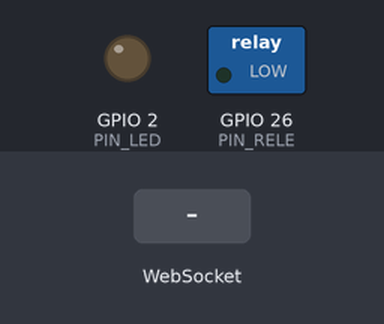
Recording of a sketch running on a simulated ESP32. On the bench: switched loads named in the sketch (green lamp = pin HIGH), output pins drawn as LEDs (lit = HIGH). Inputs (shaded band) come from the test bench. WiFi joins after 1.5 s; servers stay silent unless stated; not simulated (calls return 0 or success): secrets.h; what the sketch prints to the serial monitor is not drawn.

Above: at 3.7 s.
3.8 s: WebSocket text "open" received
At 4.2 s:
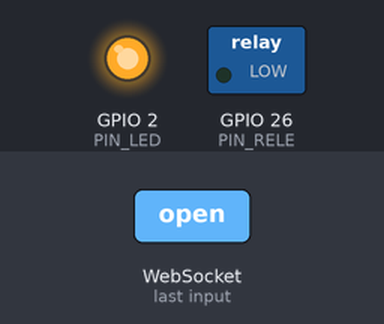
Timing chart, 0 to 6.8 s (numbered marks = the images above; inputs shaded):
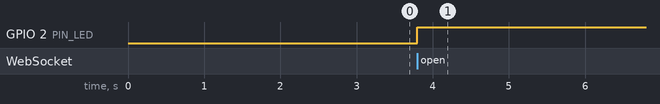

The sketch:

modulo_acceso.ino
```cpp
// Módulo de acceso — ESP32 + relé de cerradura magnética (piloto BoxeoMP).
// Mantiene un WebSocket saliente (TLS) contra la API y acciona el relé al recibir {"action":"open"}.
//
// Librerías necesarias (Gestor de librerías del IDE de Arduino):
//   - "WebSockets" de Markus Sattler (links2004) 2.7.2 o superior
//   - "ArduinoJson" 7.x
// Placa: ESP32 (core 3.x)
#include <WiFi.h>
#include <WebSocketsClient.h>
#include <ArduinoJson.h>
#include "secrets.h"            // WIFI_SSID, WIFI_PASS, DEVICE_TOKEN — NO subir a git

// ===================== CONFIGURACIÓN =====================
const char* WS_HOST = "boxeomp-repository-production.up.railway.app";
const uint16_t WS_PORT = 443;
const char* WS_PATH = "/device";   // el token NO va en la URL: viaja en el header Authorization

#define PIN_RELE            26
#define PIN_LED              2
#define RELE_ACTIVO       HIGH   // nivel que ABRE. Si tu módulo de relé es "active LOW", poné LOW
#define RELE_REPOSO       (RELE_ACTIVO == HIGH ? LOW : HIGH)
#define PULSO_MS           500
#define WIFI_TIMEOUT_MS  30000
// =========================================================

// Raíces de confianza de Let's Encrypt (ISRG) para validar el certificado de *.up.railway.app.
// Sin CA la librería hace setInsecure() y cualquiera en la red podría hacerse pasar por la API.
// Van 3 raíces para que siga validando cuando Let's Encrypt cambie la cadena intermedia.
// Huellas SHA-256 verificadas contra letsencrypt.org:
//   ISRG Root X1  96:BC:EC:06:26:49:76:F3:74:60:77:9A:CF:28:C5:A7:CF:E8:A3:C0:AA:E1:1A:8F:FC:EE:05:C0:BD:DF:08:C6 (2035)
//   ISRG Root X2  69:72:9B:8E:15:A8:6E:FC:17:7A:57:AF:B7:17:1D:FC:64:AD:D2:8C:2F:CA:8C:F1:50:7E:34:45:3C:CB:14:70 (2040)
//   ISRG Root YE  E1:4F:FC:AD:5B:00:25:73:10:06:CA:A4:3A:12:1A:22:D8:E9:70:0F:4F:B9:CF:85:2F:02:A7:08:AA:5D:56:66 (2045)
static const char ROOT_CA[] = R"EOF(
-----BEGIN CERTIFICATE-----
MIIFazCCA1OgAwIBAgIRAIIQz7DSQONZRGPgu2OCiwAwDQYJKoZIhvcNAQELBQAw
TzELMAkGA1UEBhMCVVMxKTAnBgNVBAoTIEludGVybmV0IFNlY3VyaXR5IFJlc2Vh
cmNoIEdyb3VwMRUwEwYDVQQDEwxJU1JHIFJvb3QgWDEwHhcNMTUwNjA0MTEwNDM4
WhcNMzUwNjA0MTEwNDM4WjBPMQswCQYDVQQGEwJVUzEpMCcGA1UEChMgSW50ZXJu
ZXQgU2VjdXJpdHkgUmVzZWFyY2ggR3JvdXAxFTATBgNVBAMTDElTUkcgUm9vdCBY
MTCCAiIwDQYJKoZIhvcNAQEBBQADggIPADCCAgoCggIBAK3oJHP0FDfzm54rVygc
h77ct984kIxuPOZXoHj3dcKi/vVqbvYATyjb3miGbESTtrFj/RQSa78f0uoxmyF+
0TM8ukj13Xnfs7j/EvEhmkvBioZxaUpmZmyPfjxwv60pIgbz5MDmgK7iS4+3mX6U
A5/TR5d8mUgjU+g4rk8Kb4Mu0UlXjIB0ttov0DiNewNwIRt18jA8+o+u3dpjq+sW
T8KOEUt+zwvo/7V3LvSye0rgTBIlDHCNAymg4VMk7BPZ7hm/ELNKjD+Jo2FR3qyH
B5T0Y3HsLuJvW5iB4YlcNHlsdu87kGJ55tukmi8mxdAQ4Q7e2RCOFvu396j3x+UC
B5iPNgiV5+I3lg02dZ77DnKxHZu8A/lJBdiB3QW0KtZB6awBdpUKD9jf1b0SHzUv
KBds0pjBqAlkd25HN7rOrFleaJ1/ctaJxQZBKT5ZPt0m9STJEadao0xAH0ahmbWn
OlFuhjuefXKnEgV4We0+UXgVCwOPjdAvBbI+e0ocS3MFEvzG6uBQE3xDk3SzynTn
jh8BCNAw1FtxNrQHusEwMFxIt4I7mKZ9YIqioymCzLq9gwQbooMDQaHWBfEbwrbw
qHyGO0aoSCqI3Haadr8faqU9GY/rOPNk3sgrDQoo//fb4hVC1CLQJ13hef4Y53CI
rU7m2Ys6xt0nUW7/vGT1M0NPAgMBAAGjQjBAMA4GA1UdDwEB/wQEAwIBBjAPBgNV
HRMBAf8EBTADAQH/MB0GA1UdDgQWBBR5tFnme7bl5AFzgAiIyBpY9umbbjANBgkq
hkiG9w0BAQsFAAOCAgEAVR9YqbyyqFDQDLHYGmkgJykIrGF1XIpu+ILlaS/V9lZL
ubhzEFnTIZd+50xx+7LSYK05qAvqFyFWhfFQDlnrzuBZ6brJFe+GnY+EgPbk6ZGQ
3BebYhtF8GaV0nxvwuo77x/Py9auJ/GpsMiu/X1+mvoiBOv/2X/qkSsisRcOj/KK
NFtY2PwByVS5uCbMiogziUwthDyC3+6WVwW6LLv3xLfHTjuCvjHIInNzktHCgKQ5
ORAzI4JMPJ+GslWYHb4phowim57iaztXOoJwTdwJx4nLCgdNbOhdjsnvzqvHu7Ur
TkXWStAmzOVyyghqpZXjFaH3pO3JLF+l+/+sKAIuvtd7u+Nxe5AW0wdeRlN8NwdC
jNPElpzVmbUq4JUagEiuTDkHzsxHpFKVK7q4+63SM1N95R1NbdWhscdCb+ZAJzVc
oyi3B43njTOQ5yOf+1CceWxG1bQVs5ZufpsMljq4Ui0/1lvh+wjChP4kqKOJ2qxq
4RgqsahDYVvTH9w7jXbyLeiNdd8XM2w9U/t7y0Ff/9yi0GE44Za4rF2LN9d11TPA
mRGunUHBcnWEvgJBQl9nJEiU0Zsnvgc/ubhPgXRR4Xq37Z0j4r7g1SgEEzwxA57d
emyPxgcYxn/eR44/KJ4EBs+lVDR3veyJm+kXQ99b21/+jh5Xos1AnX5iItreGCc=
-----END CERTIFICATE-----
-----BEGIN CERTIFICATE-----
MIICGzCCAaGgAwIBAgIQQdKd0XLq7qeAwSxs6S+HUjAKBggqhkjOPQQDAzBPMQsw
CQYDVQQGEwJVUzEpMCcGA1UEChMgSW50ZXJuZXQgU2VjdXJpdHkgUmVzZWFyY2gg
R3JvdXAxFTATBgNVBAMTDElTUkcgUm9vdCBYMjAeFw0yMDA5MDQwMDAwMDBaFw00
MDA5MTcxNjAwMDBaME8xCzAJBgNVBAYTAlVTMSkwJwYDVQQKEyBJbnRlcm5ldCBT
ZWN1cml0eSBSZXNlYXJjaCBHcm91cDEVMBMGA1UEAxMMSVNSRyBSb290IFgyMHYw
EAYHKoZIzj0CAQYFK4EEACIDYgAEzZvVn4CDCuwJSvMWSj5cz3es3mcFDR0HttwW
+1qLFNvicWDEukWVEYmO6gbf9yoWHKS5xcUy4APgHoIYOIvXRdgKam7mAHf7AlF9
ItgKbppbd9/w+kHsOdx1ymgHDB/qo0IwQDAOBgNVHQ8BAf8EBAMCAQYwDwYDVR0T
AQH/BAUwAwEB/zAdBgNVHQ4EFgQUfEKWrt5LSDv6kviejM9ti6lyN5UwCgYIKoZI
zj0EAwMDaAAwZQIwe3lORlCEwkSHRhtFcP9Ymd70/aTSVaYgLXTWNLxBo1BfASdW
tL4ndQavEi51mI38AjEAi/V3bNTIZargCyzuFJ0nN6T5U6VR5CmD1/iQMVtCnwr1
/q4AaOeMSQ+2b1tbFfLn
-----END CERTIFICATE-----
-----BEGIN CERTIFICATE-----
MIIB2TCCAWCgAwIBAgIRAKQCa6LvbHwg1AR+XmWmk4AwCgYIKoZIzj0EAwMwLjEL
MAkGA1UEBhMCVVMxDTALBgNVBAoTBElTUkcxEDAOBgNVBAMTB1Jvb3QgWUUwHhcN
MjUwOTAzMDAwMDAwWhcNNDUwOTAyMjM1OTU5WjAuMQswCQYDVQQGEwJVUzENMAsG
A1UEChMESVNSRzEQMA4GA1UEAxMHUm9vdCBZRTB2MBAGByqGSM49AgEGBSuBBAAi
A2IABDwS/6vhrcVqcbBo+wgdI3fwn9x7DNJJOY/lTOti0vkwuRN87RhEhTH17E7X
yFjWsPYhIPt/wzOqxTd2b+4ZJNy9ID04YywF9U5zasDVyGSNErVNtz8uSGh5izW8
7j77GaNCMEAwDgYDVR0PAQH/BAQDAgEGMA8GA1UdEwEB/wQFMAMBAf8wHQYDVR0O
BBYEFKPIJlqOoUzQNWP8myPIOq5W809WMAoGCCqGSM49BAMDA2cAMGQCMHhMr8N9
LdL1VQKs9BdV81r76eXRB6mtjuNjzk6/lBsPNToWLTDzGYgtQKO1jl63uAIwGV7m
onyF377c+MM1oqVNs17sgu7F9YKZwgLmVbeOMDbKAXHtKMDLbiGllCcs8f47
-----END CERTIFICATE-----
)EOF";

WebSocketsClient ws;

bool releActivo = false;
unsigned long releInicio = 0;

void releEnReposo() {
  digitalWrite(PIN_RELE, RELE_REPOSO);
  releActivo = false;
}

void abrirPuerta(long checkinId) {
  Serial.printf(">>> ABRIENDO (checkin %ld)\n", checkinId);
  digitalWrite(PIN_RELE, RELE_ACTIVO);
  releInicio = millis();
  releActivo = true;   // se apaga en loop(): nada de delay() que frene el WebSocket
}

void actualizarRele() {
  if (releActivo && millis() - releInicio >= PULSO_MS) {
    releEnReposo();
    Serial.println(">>> Pulso terminado");
  }
}

void onWsEvent(WStype_t type, uint8_t* payload, size_t length) {
  switch (type) {
    case WStype_CONNECTED:
      digitalWrite(PIN_LED, HIGH);
      Serial.println("[WS] Conectado a la API");
      break;

    case WStype_DISCONNECTED:
      digitalWrite(PIN_LED, LOW);
      Serial.println("[WS] Desconectado. Reintentando...");
      break;

    case WStype_TEXT: {
      JsonDocument doc;
      DeserializationError err = deserializeJson(doc, payload, length);
      if (err) {
        Serial.printf("[WS] JSON invalido: %s\n", err.c_str());
        break;
      }
      const char* action = doc["action"] | "";
      if (strcmp(action, "open") == 0) {
        abrirPuerta(doc["checkinId"] | 0L);
      }
      break;
    }

    default:
      break;
  }
}

void conectarWifi() {
  releEnReposo();   // si se cortó el WiFi en medio de un pulso, la puerta vuelve a cerrar
  digitalWrite(PIN_LED, LOW);

  Serial.print("[WIFI] Conectando");
  WiFi.mode(WIFI_STA);
  WiFi.setAutoReconnect(true);
  WiFi.begin(WIFI_SSID, WIFI_PASS);

  unsigned long inicio = millis();
  while (WiFi.status() != WL_CONNECTED) {
    if (millis() - inicio > WIFI_TIMEOUT_MS) {
      Serial.println("\n[WIFI] Sin conexion tras 30 s. Reiniciando el modulo...");
      ESP.restart();
    }
    delay(500);
    Serial.print(".");
  }
  Serial.println("\n[WIFI] IP: " + WiFi.localIP().toString());
  Serial.printf("[WIFI] Senal: %d dBm\n", WiFi.RSSI());
}

void setup() {
  // En el core 3.x digitalWrite() no tiene efecto antes de pinMode(): configuramos y fijamos reposo al instante.
  pinMode(PIN_RELE, OUTPUT);
  digitalWrite(PIN_RELE, RELE_REPOSO);
  pinMode(PIN_LED, OUTPUT);
  digitalWrite(PIN_LED, LOW);

  Serial.begin(115200);
  delay(1000);
  Serial.println("\n=== Modulo de acceso ===");

  conectarWifi();

  // 1) begin primero: valida el certificado del servidor con ROOT_CA y resetea internamente la
  //    autorización (por eso el header va DESPUÉS).
  ws.beginSslWithCA(WS_HOST, WS_PORT, WS_PATH, ROOT_CA);

  // 2) Header "Authorization: Bearer <token>" (queda guardado para todas las reconexiones).
  String auth = String("Bearer ") + DEVICE_TOKEN;
  ws.setAuthorization(auth.c_str());

  ws.onEvent(onWsEvent);
  ws.setReconnectInterval(5000);
  ws.enableHeartbeat(25000, 5000, 2);
}

void loop() {
  actualizarRele();

  if (WiFi.status() != WL_CONNECTED) {
    conectarWifi();   // pone el relé en reposo, reintenta y reinicia el módulo si no conecta en 30 s
  }

  ws.loop();
}
```

Measured:
- after the input at 3.8 s, GPIO 2 (PIN_LED): LOW → HIGH at once
